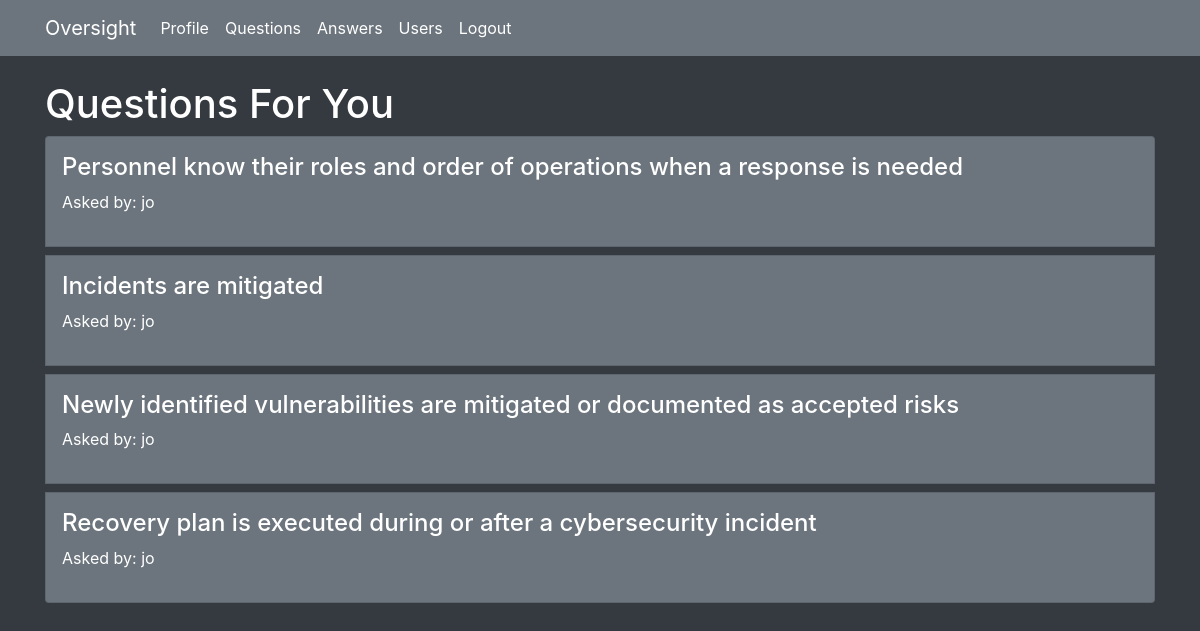
The app's page /unanswered (signed in), older data.
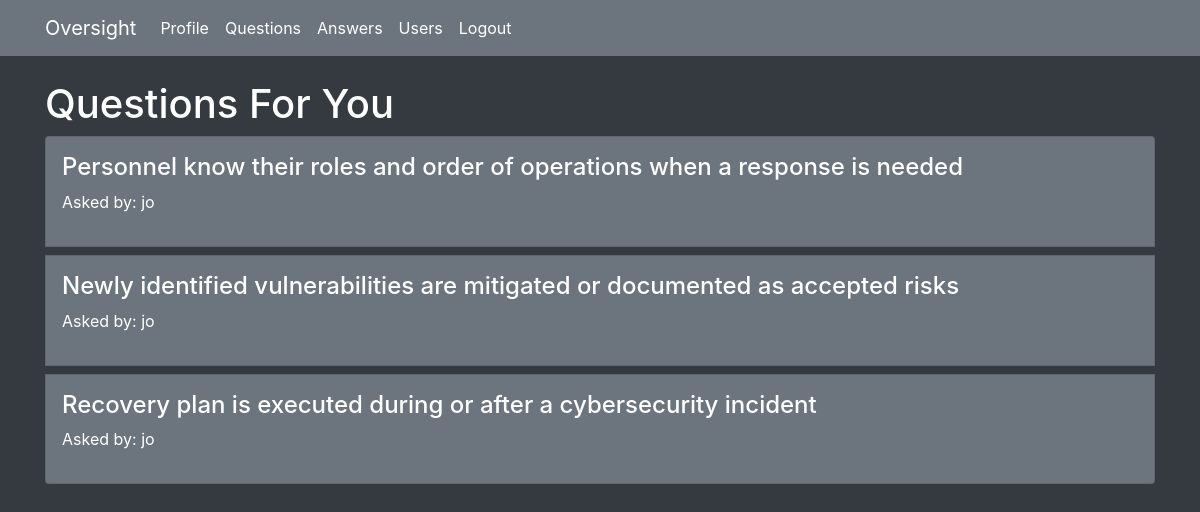
The same page, newer data.
### flaskqa/models.py (models this page shows, shortened)
class Question(db.Model):
    id = db.Column(db.Integer, primary_key=True)
    question = db.Column(db.Integer)
    answer = db.Column(db.Integer)
    asked_by_id = db.Column(db.Integer, db.ForeignKey('user.id'))
    expert_id = db.Column(db.Integer, db.ForeignKey('user.id'))
    nist_id = db.Column(db.String)
    nist_function = db.Column(db.String)
    nist_subcategory = db.Column(db.String)
    justification = db.Column(db.Text)

class User(UserMixin, db.Model):
    id = db.Column(db.Integer, primary_key=True)
    name = db.Column(db.String(50))
    password = db.Column(db.String(100))
    expert = db.Column(db.Boolean)
    admin = db.Column(db.Boolean)
    questions_asked = db.relationship(
        'Question',
        foreign_keys='Question.asked_by_id',
        backref='asker',
        lazy=True
    )
    answers_requested = db.relationship(
        'Question',
        foreign_keys='Question.expert_id',
        backref='expert',
        lazy=True
    )
    @property
    def unhashed_password(self):
        raise AttributeError('Cannot view unhashed password!')

### flaskqa/routes/main.py (the view)
@main.route('/unanswered')
@login_required
def unanswered():
    if not current_user.expert:
        return redirect(url_for('main.index'))
    unanswered_questions = Question.query\
    .filter_by(expert_id=current_user.id)\
    .filter(Question.answer == None)\
    .all()
    context = {
        'unanswered_questions' : unanswered_questions
    }
    return render_template('unanswered.html', **context)

### flaskqa/__init__.py (called while the page is built)
def create_app(config_file='settings.py'):
    app = Flask(__name__)
    app.config.from_pyfile(config_file)
    app.secret_key = b'\x10\x06@.\xcb\xac\xdb\xa7\xe8\x8d\xedi\x80O\ta.\xcc\x8a\x03&\x10C&'
    db.init_app(app)
    login_manager.init_app(app)
    login_manager.login_view = 'auth.login'
    @login_manager.user_loader
    def user_loader(user_id):
        return User.query.get(user_id)
    app.register_blueprint(main)
    app.register_blueprint(auth)
    app.cli.add_command(create_tables)
    return app

### flaskqa/templates/unanswered.html (shortened to what this page needs)
{% extends 'base.html' %}
{% block content %}
<div class="page-header text-white">
        <h1>Questions For You</h1>
      </div>
      <div class="row">
        <div class="col-lg-12">
          <div class="list-group">
              {% for question in unanswered_questions %}
                <a href="{{ url_for('main.answer', question_id=question.id) }}" class="list-group-item p-3 mb-2 bg-secondary text-white">
                  <h4 class="list-group-item-heading">{{ question.question }}</h4>
                  <p class="list-group-item-text">Asked by: {{ question.asker.name }}</p>
                </a>
              {% endfor %}
          </div>
        </div>
      </div>
{% endblock %}

Row changes from the older to the newer data that the page shows:
no longer on this page (row edited): Question: question "Incidents are mitigated", asker.name "jo"
